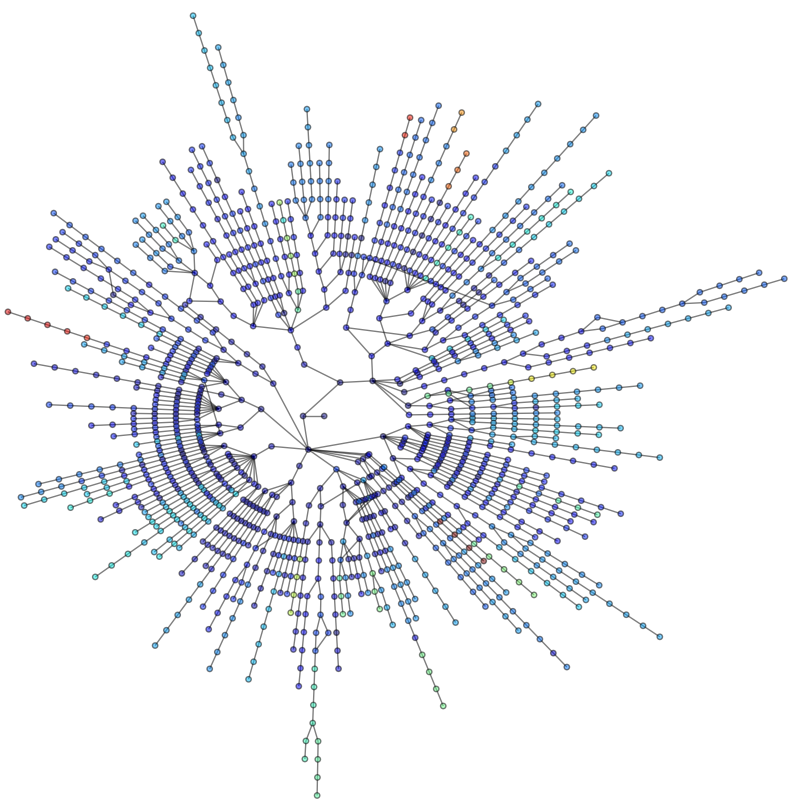

Write Python code to recreate this figure.
#!/usr/bin/env python
"""
Routes to LANL from 186 sites on the Internet.

This uses Graphviz for layout so you need PyGraphviz or Pydot.

"""
__author__ = """Aric Hagberg ([email redacted])"""
#    Copyright (C) 2004-2008
#    Aric Hagberg <[email redacted]>
#    Dan Schult <[email redacted]>
#    Pieter Swart <[email redacted]>
#    All rights reserved.
#    BSD license.


def lanl_graph():
    """ Return the lanl internet view graph from lanl.edges
    """
    import networkx as nx
    try:
        fh=open('lanl_routes.edgelist','r')
    except IOError:
        print("lanl.edges not found")
        raise

    G=nx.Graph()

    time={}
    time[0]=0 # assign 0 to center node
    for line in fh.readlines():
        (head,tail,rtt)=line.split()
        G.add_edge(int(head),int(tail))
        time[int(head)]=float(rtt)

    # get largest component and assign ping times to G0time dictionary        
    G0=sorted(nx.connected_component_subgraphs(G), key = len, reverse=True)[0]
    G0.rtt={}
    for n in G0:
        G0.rtt[n]=time[n]

    return G0

if __name__ == '__main__':

    import networkx as nx
    import math
    try:
        from networkx import graphviz_layout
    except ImportError:
        raise ImportError("This example needs Graphviz and either PyGraphviz or Pydot")

    G=lanl_graph()

    print("graph has %d nodes with %d edges"\
          %(nx.number_of_nodes(G),nx.number_of_edges(G)))
    print(nx.number_connected_components(G),"connected components")

    import matplotlib.pyplot as plt
    plt.figure(figsize=(8,8))
    # use graphviz to find radial layout
    pos=nx.graphviz_layout(G,prog="twopi",root=0)
    # draw nodes, coloring by rtt ping time
    nx.draw(G,pos,
            node_color=[G.rtt[v] for v in G],
            with_labels=False,
            alpha=0.5,
            node_size=15)
    # adjust the plot limits
    xmax=1.02*max(xx for xx,yy in pos.values())
    ymax=1.02*max(yy for xx,yy in pos.values())
    plt.xlim(0,xmax)
    plt.ylim(0,ymax)
    plt.savefig("lanl_routes.png")
    plt.show()


